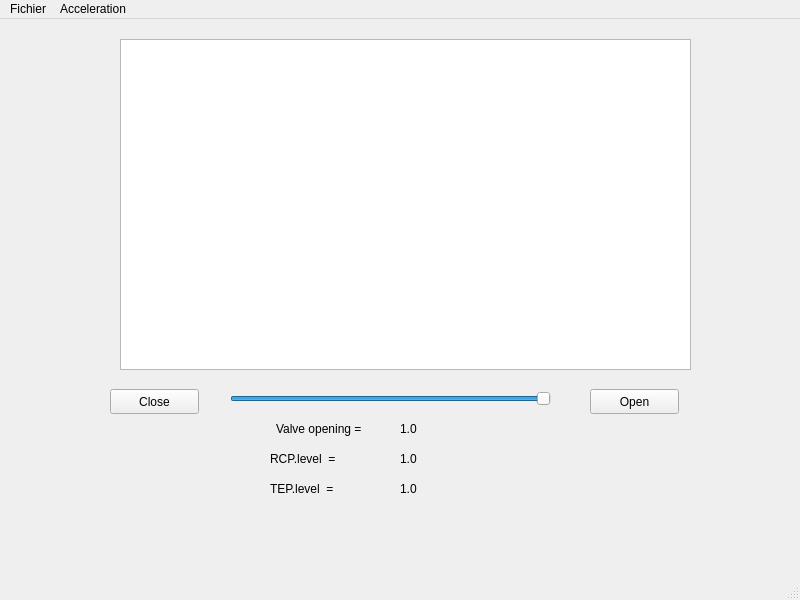
<?xml version="1.0" encoding="UTF-8"?>
<ui version="4.0">
 <class>MainWindow</class>
 <widget class="QMainWindow" name="MainWindow">
  <property name="geometry">
   <rect>
    <x>0</x>
    <y>0</y>
    <width>800</width>
    <height>600</height>
   </rect>
  </property>
  <property name="windowTitle">
   <string>MainWindow</string>
  </property>
  <widget class="QWidget" name="centralwidget">
   <widget class="QPushButton" name="close_buton">
    <property name="geometry">
     <rect>
      <x>110</x>
      <y>370</y>
      <width>89</width>
      <height>25</height>
     </rect>
    </property>
    <property name="text">
     <string>Close</string>
    </property>
   </widget>
   <widget class="QGraphicsView" name="graphicsView">
    <property name="geometry">
     <rect>
      <x>120</x>
      <y>20</y>
      <width>571</width>
      <height>331</height>
     </rect>
    </property>
   </widget>
   <widget class="QPushButton" name="open_buton">
    <property name="geometry">
     <rect>
      <x>590</x>
      <y>370</y>
      <width>89</width>
      <height>25</height>
     </rect>
    </property>
    <property name="text">
     <string>Open</string>
    </property>
   </widget>
   <widget class="QSlider" name="horizontalSlider">
    <property name="geometry">
     <rect>
      <x>230</x>
      <y>370</y>
      <width>321</width>
      <height>20</height>
     </rect>
    </property>
    <property name="value">
     <number>99</number>
    </property>
    <property name="orientation">
     <enum>Qt::Horizontal</enum>
    </property>
   </widget>
   <widget class="QLabel" name="label_vo_text">
    <property name="geometry">
     <rect>
      <x>276</x>
      <y>400</y>
      <width>111</width>
      <height>20</height>
     </rect>
    </property>
    <property name="text">
     <string>Valve opening = </string>
    </property>
   </widget>
   <widget class="QLabel" name="label_vo">
    <property name="geometry">
     <rect>
      <x>400</x>
      <y>400</y>
      <width>111</width>
      <height>20</height>
     </rect>
    </property>
    <property name="text">
     <string>1.0</string>
    </property>
   </widget>
   <widget class="QLabel" name="label_RCP_text">
    <property name="geometry">
     <rect>
      <x>270</x>
      <y>430</y>
      <width>111</width>
      <height>20</height>
     </rect>
    </property>
    <property name="text">
     <string>RCP.level  = </string>
    </property>
   </widget>
   <widget class="QLabel" name="label_RCP">
    <property name="geometry">
     <rect>
      <x>400</x>
      <y>430</y>
      <width>111</width>
      <height>20</height>
     </rect>
    </property>
    <property name="text">
     <string>1.0</string>
    </property>
   </widget>
   <widget class="QLabel" name="label_TEP_text">
    <property name="geometry">
     <rect>
      <x>270</x>
      <y>460</y>
      <width>111</width>
      <height>20</height>
     </rect>
    </property>
    <property name="text">
     <string>TEP.level  = </string>
    </property>
   </widget>
   <widget class="QLabel" name="label_TEP">
    <property name="geometry">
     <rect>
      <x>400</x>
      <y>460</y>
      <width>111</width>
      <height>20</height>
     </rect>
    </property>
    <property name="text">
     <string>1.0</string>
    </property>
   </widget>
  </widget>
  <widget class="QMenuBar" name="menubar">
   <property name="geometry">
    <rect>
     <x>0</x>
     <y>0</y>
     <width>800</width>
     <height>22</height>
    </rect>
   </property>
   <widget class="QMenu" name="menuFichier">
    <property name="title">
     <string>Fichier</string>
    </property>
    <addaction name="actionRestart"/>
   </widget>
   <widget class="QMenu" name="menuAcceleration">
    <property name="title">
     <string>Acceleration</string>
    </property>
    <addaction name="actionPause"/>
    <addaction name="actionx_1"/>
    <addaction name="actionx_2"/>
    <addaction name="actionx_10"/>
   </widget>
   <addaction name="menuFichier"/>
   <addaction name="menuAcceleration"/>
  </widget>
  <widget class="QStatusBar" name="statusbar"/>
  <action name="actionx_1">
   <property name="text">
    <string>x 1</string>
   </property>
  </action>
  <action name="actionx_2">
   <property name="text">
    <string>x 2</string>
   </property>
  </action>
  <action name="actionx_10">
   <property name="text">
    <string>x 10</string>
   </property>
  </action>
  <action name="actionPause">
   <property name="text">
    <string>Pause</string>
   </property>
  </action>
  <action name="actionRestart">
   <property name="text">
    <string>Restart</string>
   </property>
  </action>
 </widget>
 <resources/>
 <connections/>
</ui>
